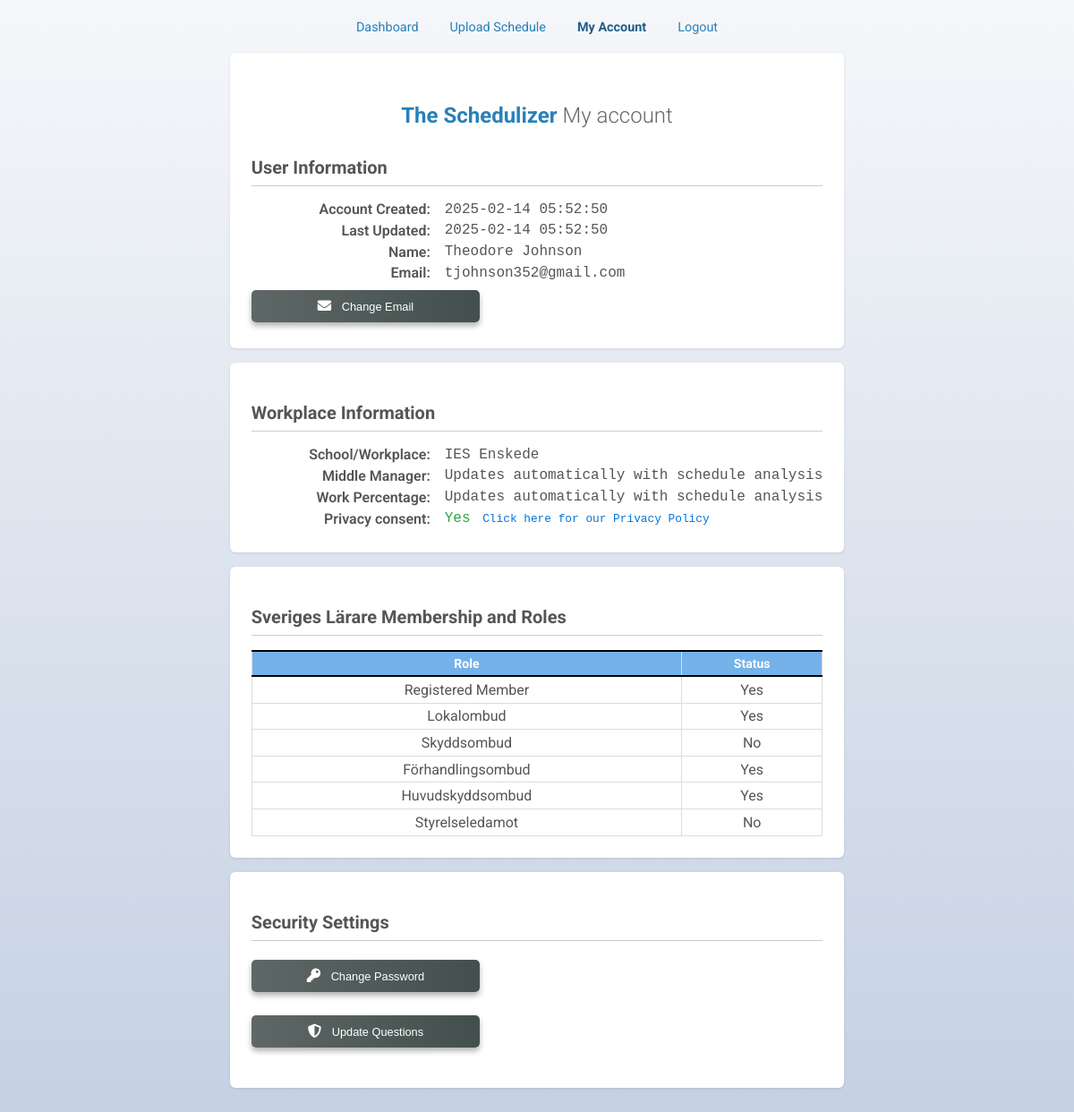
/account (signed in), run on the app's committed database.
### tables this page shows
CREATE TABLE users (
            user_id INTEGER PRIMARY KEY AUTOINCREMENT,  -- Auto-generate user_id
            first_name TEXT NOT NULL,
            last_name TEXT NOT NULL,
            school_id INTEGER NOT NULL,
            consent BOOLEAN NOT NULL CHECK (consent IN (0, 1)),
            created_at TIMESTAMP DEFAULT CURRENT_TIMESTAMP,
            updated_at TIMESTAMP DEFAULT CURRENT_TIMESTAMP,
            FOREIGN KEY (school_id) REFERENCES schools(school_id)
        );

CREATE TABLE user_auth (
            user_id INTEGER PRIMARY KEY,  -- Must match `users.user_id`
            login_id TEXT UNIQUE NOT NULL,  -- Email address
            password_hash TEXT NOT NULL,
            is_admin INTEGER DEFAULT 0 CHECK (is_admin IN (0,1,2,3,4)),  -- 4 = central officer, 3 = local officer, 2 = unverified officer, 1 = member, 0 = Regular User
            security_question_1 TEXT NOT NULL,
            security_answer_1 TEXT NOT NULL,
            security_question_2 TEXT NOT NULL,
            security_answer_2 TEXT NOT NULL,
            security_question_3 TEXT NOT NULL,
            security_answer_3 TEXT NOT NULL,
            question_index INTEGER DEFAULT 0,
            login_attempts INTEGER DEFAULT 0,
            temp_password TEXT,
            created_at TIMESTAMP DEFAULT CURRENT_TIMESTAMP,
            updated_at TIMESTAMP DEFAULT CURRENT_TIMESTAMP,
            FOREIGN KEY (user_id) REFERENCES users(user_id) ON DELETE CASCADE
        );

CREATE TABLE schools (
            school_id INTEGER PRIMARY KEY AUTOINCREMENT,
            school_name TEXT UNIQUE NOT NULL
        );

### blueprints/account.py (the view)
@account_bp.route('/account', methods=['GET'])
def view_account():
    user_id = session.get("user_id")
    if not user_id:
        flash("You must be logged in to access this page.", "error")
        return redirect(url_for("auth_bp.login"))
    user = get_user(user_id)
    if not user:
        flash("User not found.", "error")
        return redirect(url_for("auth_bp.login"))
    security_questions = get_random_security_questions()
    conn = sqlite3.connect("user_data.db")
    cursor = conn.cursor()
    cursor.execute("""
        SELECT security_answer_1, security_answer_2, security_answer_3
        FROM user_auth WHERE user_id = ?
    """, (user_id,))
    security_answers = cursor.fetchone()
    conn.close()
    user["security_answer_1"] = security_answers[0] if security_answers else ""
    user["security_answer_2"] = security_answers[1] if security_answers else ""
    user["security_answer_3"] = security_answers[2] if security_answers else ""
    return render_template("view_my_account.html", user=user, security_questions=security_questions)

### app.py (called while the page is built)
@app.teardown_request
def clear_session(exception=None):
    essential_keys = ['user_id', 'role']  # Add keys you want to keep
    for key in list(session.keys()):
        if key not in essential_keys:
            session.pop(key, None)

### blueprints/authentication.py (called while the page is built)
def get_random_security_questions():
    file_path = "helpers/security_questions.txt"
    try:
        with open(file_path, "r", encoding="utf-8") as file:
            questions = [line.strip() for line in file if line.strip()]
        if len(questions) < 10:
            raise ValueError("Not enough questions in the file to select 10.")
        return random.sample(questions, 10)
    except FileNotFoundError:
        print("Error: Security questions file not found.")
        return []
    except ValueError as e:
        print(f"Error: {e}")
        return []

### templates/view_my_account.html (shortened to what this page needs)
{% extends "base.html" %}
{% block content %}
<div class="dashboard-menu">
    <ul class="menu-list">
        <li><a href="/dashboard">Dashboard</a></li>
        <li><a href="/">Upload Schedule</a></li>
        <li><a href="/account" class="active">My Account</a></li>
        <li><a href="/logout" class="logout">Logout</a></li>
    </ul>
</div>
<div class="card">
    <div class="account-container">
        <h2>The Schedulizer <span>My account</span></h2>
    </div>
    <h3>User Information</h3>
    <div class="row">
        <label>Account Created:</label>
        <p>{{ user.created_at }}</p>
    </div>
    <div class="row">
        <label>Last Updated:</label>
        <p>{{ user.updated_at }}</p>
    </div>
    <div class="row">
        <label>Name:</label>
        <p>{{ user.first_name|capitalize }} {{ user.last_name|capitalize }}</p>
    </div>
    <div class="row">
        <label>Email:</label>
        <p>{{ user.login_id }}</p>
    </div>
    <button id="editEmailBtn" class="btn-primary-a">
        <i class="fas fa-envelope"></i> <span>Change Email</span>
    </button>
</div>
<div class="card">
    <h3>Workplace Information</h3>
    <div class="row">
        <label>School/Workplace:</label>
        <p>{{ user.school_name }}</p>
    </div>
    <div class="row">
        <label>Middle Manager:</label>
        <p>{{ user.middle_manager }}</p>
    </div>
    <div class="row">
        <label>Work Percentage:</label>
        <p>{{ user.work_percent }}</p>
    </div>
    <div class="row privacy-row">
        <label>Privacy consent:</label>
        <p>
            <span class="consent-status {{ user.consent|lower }}">{{ user.consent }}</span>
            <a href="/privacy_policy" target="_blank" class="privacy-policy-link" style = "font-size: .8em">Click here for our Privacy Policy</a>
        </p>
    </div>
</div>
<div class="card">
    <h3>Sveriges Lärare Membership and Roles</h3>
    <table class="roles-table">
        <thead>
            <tr>
                <th>Role</th>
                <th>Status</th>
            </tr>
        </thead>
        <tbody>
            <tr>
                <td>Registered Member</td>
                <td class="{{ 'status' if user.sl_member == 'Yes' else '' }}">{{ user.sl_member }}</td>
            </tr>
            <tr>
                <td>Lokalombud</td>
                <td class="{{ 'status' if user.lokalombud == 'Yes' else '' }}">{{ user.lokalombud }}</td>
            </tr>
            <tr>
                <td>Skyddsombud</td>
                <td class="{{ 'status' if user.skyddsombud == 'Yes' else '' }}">{{ user.skyddsombud }}</td>
            </tr>
            <tr>
                <td>Förhandlingsombud</td>
                <td class="{{ 'status' if user.forhandlingsombud == 'Yes' else '' }}">{{ user.forhandlingsombud }}</td>
            </tr>
            <tr>
                <td>Huvudskyddsombud</td>
                <td class="{{ 'status' if user.huvudskyddsombud == 'Yes' else '' }}">{{ user.huvudskyddsombud }}</td>
            </tr>
            <tr>
                <td>Styrelseledamot</td>
                <td class="{{ 'status' if user.styrelseledamot == 'Yes' else '' }}">{{ user.styrelseledamot }}</td>
            </tr>
        </tbody>
    </table>
</div>
<div class="card" style = "margin-bottom: 5em;">
    <h3>Security Settings</h3>
    <div class="change-password-container" style="margin-bottom: 1em;">
        <button id="changePasswordBtn" class="btn-primary-a">
            <i class="fas fa-key"></i> <span>Change Password</span>
        </button>
    </div>
    <div class="security-questions-container" style="margin-bottom: 1em;">
        <button id="updateSecurityBtn" class="btn-primary-a">
            <i class="fas fa-shield-alt"></i> <span>Update Questions</span>
        </button>
    </div>
</div>
{% endblock %}

### templates/base.html (shortened to what this page needs)
<!DOCTYPE html>
<html lang="en">
<head>
    <link rel="stylesheet" href="https://cdn.jsdelivr.net/npm/sweetalert2@11/dist/sweetalert2.min.css">
    <link rel="stylesheet" href="https://cdnjs.cloudflare.com/ajax/libs/font-awesome/5.15.4/css/all.min.css">
    <link rel="stylesheet" href="{{ url_for('static', filename='css/styles.css') }}">
</head>
<body>
    <main>
        {% block content %}{% endblock %}
    </main>
</body>
</html>

### static/css/styles.css (style rules this page uses)
body { background: linear-gradient(to bottom, #f5f7fa, #c3cfe2); display: flex; justify-content: center; align-items: center; margin-top: 50px; margin-bottom: 50px; min-height: 100vh; margin: 0; padding: 0; font-family: 'Roboto', sans-serif; color: #555; }
table { width: 100%; border-collapse: collapse; font-size: 14px; border: 1px solid #ddd; }
table th { background-color: #f4f4f4; color: #2c3e50; text-align: center; font-weight: 700; padding: 5px; border: 1px solid #ddd; border-bottom: 2px solid black; border-top: 2px solid black; }
table td { padding: 2px; border: 1px solid #ddd; text-align: center; }
.btn-primary-a { background: linear-gradient(to left, #434f4d, #434f4ddb); color: #ffffff; padding: 10px 1.2em; font-size: .8em; font-weight: none; border: none; border-radius: 5px; width: 40%; cursor: pointer; margin: 5px auto; }
.btn-primary-a i { font-size: 1.2em; }
.btn-primary, .btn-primary-a, .btn-primary-b, .btn-primary-c, .btn-secondary { box-shadow: 0 4px 6px rgba(0, 0, 0, 0.3); }
.btn-primary i, .btn-secondary i, .btn-primary-a i, .btn-primary-b i, .btn-primary-c i { margin-right: 8px; }
a { text-decoration: none; }
.dashboard-menu { background-color: transparent; margin-bottom: 20px; margin-top: 20px; border-radius: 8px; text-align: center; }
.menu-list { list-style: none; display: flex; justify-content: center; margin: 0; padding: 0; gap: 15px; }
.menu-list li { display: inline-block; }
.menu-list a { color: #2980b9; text-decoration: none; font-size: 0.9em; font-weight: normal; padding: 5px 10px; border-radius: 5px; transition: background-color 0.3s ease, color 0.3s ease; }
.menu-list a.active { color: #1f5e88; pointer-events: none; font-weight: 2; font-weight: bold; }
.card { background-color: #fff; border-radius: 6px; box-shadow: 0 1px 3px rgba(0,0,0,0.1); padding: 1.5rem; margin-bottom: 1rem; }
.row privacy-row, .row { display: flex; align-items: center; margin-bottom: 0.3rem; gap: 1rem; }
.row privacy-row label, .row label { width: 200px; font-weight: 600; text-align: right; font-size: 1em; }
.row privacy-row p, .row p, .consent-status { margin: 0; font-family: "Courier New", Courier, monospace; font-size: 1em; }
.consent-status.yes { color: #28a745; }
.roles-table { width: 100%; border-collapse: collapse; border: 1px solid #ddd; background-color: #fff; }
.roles-table th { background-color: #0275d8; color: #fff; text-align: center; padding: 0.3rem; }
.roles-table td { padding: 0.3rem; border: 1px solid #ddd; font-size: 1rem; }
.roles-table th { background-color: #0274d88c; color: #fff; text-align: center; padding: 0.3rem; }

### templates/view_my_account.html (style rules this page uses)
.account-container { max-width: 800px; margin: 2rem auto; padding: 0 1rem; text-align: center; }
h2 { font-size: 1.5rem; margin-bottom: 1rem; color: #2980b9; }
h2 span { font-weight: 300; color: #666; }
h3 { font-size: 1.25rem; margin-bottom: 1rem; border-bottom: 1px solid #ccc; padding-bottom: 0.5rem; }
.privacy-policy-link { color: #0275d8; text-decoration: none; margin-left: 0.25rem; }

### data on the page
users: created_at "2025-02-14 05:52:50", updated_at "2025-02-14 05:52:50", first_name "Theodore", last_name "Johnson"
user_auth: login_id "tjohnson352@gmail.com"
schools: school_name "IES Enskede"

### other printed values
{{ user.middle_manager }} "Updates automatically with schedule analysis"
{{ user.work_percent }} "Updates automatically with schedule analysis"
{{ user.consent }} "Yes"
{{ user.sl_member }} "Yes"
{{ user.lokalombud }} "Yes"
{{ user.skyddsombud }} "No"
{{ user.forhandlingsombud }} "Yes"
{{ user.huvudskyddsombud }} "Yes"
{{ user.styrelseledamot }} "No"
